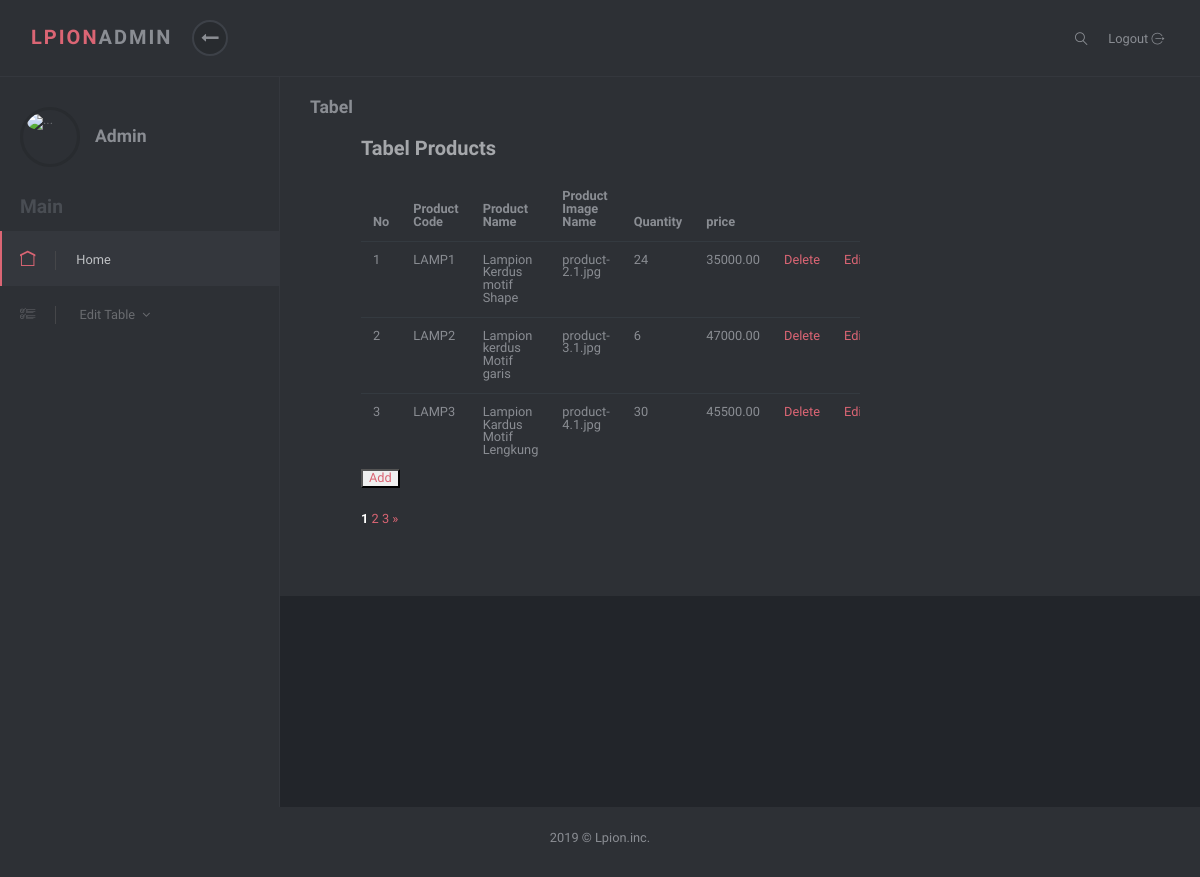
Page /Admin/Tabel_products.php on the committed database.
### tables this page shows
CREATE TABLE `products` (
  `id` int(11) NOT NULL,
  `product_code` varchar(60) NOT NULL,
  `product_name` varchar(60) NOT NULL,
  `product_img_name` varchar(60) NOT NULL,
  `qty` int(5) NOT NULL,
  `price` decimal(10,2) NOT NULL
);

### Admin/functions.php (called while the page is built, shortened)
<?php
 $conn=mysqli_connect("localhost", "root", "", "ebisnis");
 function query($user)
 {
 	global $conn;
 	$exe=mysqli_query($conn, $user);
 	$row=null;
 	while($data=mysqli_fetch_array($exe))
 	{
 		$row[]=$data;
 	}
 	return $row;
 }
?>

### Admin/Tabel_products.php (the view, shortened to what this page needs)
<?php
	require 'functions.php';
$jumlahdataperhalaman = 3;
$jumlahdata = count(query("SELECT * FROM products"));
$jumlahhalaman=ceil($jumlahdata/$jumlahdataperhalaman);
$halamanaktif = (isset($_GET["halaman"])?$_GET["halaman"]:1);
$dataawal=($jumlahdataperhalaman*$halamanaktif)-$jumlahdataperhalaman;
$products = query("SELECT * FROM products LIMIT $dataawal,$jumlahdataperhalaman");
?>
<!DOCTYPE html>
<html>
  <head>
    <link rel="stylesheet" href="vendor/bootstrap/css/bootstrap.min.css">
    <link rel="stylesheet" href="vendor/font-awesome/css/font-awesome.min.css">
    <link rel="stylesheet" href="css/font.css">
    <link rel="stylesheet" href="css/style.default.css" id="theme-stylesheet">
    <link rel="stylesheet" href="css/custom.css">
  </head>
  <body>
    <header class="header">
      <nav class="navbar navbar-expand-lg">
        <div class="container-fluid d-flex align-items-center justify-content-between">
          <div class="navbar-header">
            <a href="index.php" class="navbar-brand">
              <div class="brand-text brand-big visible text-uppercase"><strong class="text-primary">Lpion</strong><strong>Admin</strong></div>
              <div class="brand-text brand-sm"><strong class="text-primary">L</strong><strong>A</strong></div></a>
            <button class="sidebar-toggle"><i class="fa fa-long-arrow-left"></i></button>
          </div>
          <div class="right-menu list-inline no-margin-bottom">
            <div class="list-inline-item"><a href="#" class="search-open nav-link"><i class="icon-magnifying-glass-browser"></i></a></div>
            <div class="list-inline-item logout"><a id="logout" href="logout.php" class="nav-link">Logout <i class="icon-logout"></i></a></div>
          </div>
        </div>
      </nav>
    </header>
    <div class="d-flex align-items-stretch">
      <nav id="sidebar">
        <div class="sidebar-header d-flex align-items-center">
          <div class="avatar"><img src="img/user-512.png" alt="..." class="img-fluid rounded-circle"></div>
          <div class="title">
            <h1 class="h5">Admin</h1>
          </div>
        </div>
        <span class="heading">Main</span>
        <ul class="list-unstyled">
                <li class="active"><a href="index.php"> <i class="icon-home"></i>Home </a></li>
                <li class="nav-item dropdown">
                  <a class="nav-link dropdown-toggle" href="#" id="pagesDropdown" role="button" data-toggle="dropdown" aria-haspopup="true" aria-expanded="false">
                    <i class="icon icon-list"></i>
                    <span>Edit Table</span>
                  </a>
                </li>
        </ul>
      </nav>
		      <div class="page-content">
		        <div class="page-header">
		          <div class="container-fluid">
		            <h2 class="h5 no-margin-bottom">Tabel</h2>
						    <section class="no-padding-top">
							   <div class="container-fluid">
							       <div class="row">
							   		<div class="col-lg-6">
							        <div class="block margin-bottom-sm">
							          <div class="title"><strong>Tabel Products</strong></div>
							            <div class="table-responsive">
							                <table class="table">
							                 <thead>
							                    <tr>
							                        <th>No</th>
							                        <th>Product Code</th>
                                      <th>Product Name</th>
                                      <th>Product Image Name</th>
                                      <th>Quantity</th>
                                      <th>price</th>
							                    </tr>
							                </thead>
							                <tbody>
							                	<?php foreach($products as $row){ ?>
						                        <tr>
						                          <td><?php echo $row['id']; ?></td>
						                          <td><?php echo $row['product_code']; ?></td>
                                      <td><?php echo $row['product_name']; ?></td>
                                      <td><?php echo $row['product_img_name']; ?></td>
                                      <td><?php echo $row['qty']; ?></td>
                                      <td><?php echo $row['price']; ?></td>
                                      <td>
                                      <a href="hapus_products.php?products=<?php echo $row["id"]; ?>"onclick="return confirm('Are you sure?')" class="aksi">Delete</a>
                                      </td>
                                      <td>
                                      <a href="edit_products.php?products=<?php echo $row["id"]; ?>" class="aksi">Edit</a>
                                      </td>
						                        </tr>
						                        <?php }?>
					                    	</tbody>
						                	</table>
                              <form method="post" class="tambahProducts">
                                  <button  type="submit" name="submit"><a href="tambah_products.php" class="tambahProducts">Add</a></button>
                                </form>
                                <br>
                                <br>
                              <?php for($i=1; $i<=$jumlahhalaman;$i++):?>
                              <?php if($i==$halamanaktif):?>
                                <a href="?halaman=<?=$i;?>"style="font-weight:bold;color: white" class="halaman"><?php echo $i;?></a>
                              <?php else:?>
                                <a href="?halaman=<?=$i;?>" class="halaman"><?php echo $i;?></a>
                              <?php endif;?>
                              <?php endfor;?>
                              <?php if($halamanaktif < $jumlahhalaman):?>
                                <a href="?halaman=<?=$halamanaktif + 1 ?>"class="halaman">&raquo;</a>
                                <?php endif;?>
						            	</div>
						        	</div>
						    	</div>
							</div>
							</div>
							</section>
		          </div>
		        </div>
		    </div>
		</div>
      <footer class="footer">
          <div class="footer__block block no-margin-bottom">
            <div class="container-fluid text-center">
              <p class="no-margin-bottom">2019 &copy; Lpion.inc.</p>
            </div>
          </div>
        </footer>
  </body>
</html>

### Admin/css/style.default.css (style rules this page uses)
body { position: relative; }
section { padding: 0 1rem; }
a { -webkit-transition: all 0.3s; transition: all 0.3s; display: inline-block; }
.text-uppercase { letter-spacing: 0.1em; }
p { line-height: 1.7; }
button { cursor: pointer; }
i, span, strong { display: inline-block; }
.no-padding-top { padding-top: 0 !important; }
.no-margin-bottom { margin-bottom: 0 !important; }
.margin-bottom-sm { margin-bottom: 30px !important; }
.block { padding: 20px; background: #2d3035; color: #8a8d93; margin-bottom: 30px; }
.page-content { position: relative; background: #22252a; min-height: 100vh; width: calc(100% - 280px); padding: 0; padding-bottom: 70px; }
.page-header { padding: 20px 15px; background: #2d3035; color: #8a8d93; margin-bottom: 30px; }
.footer { position: absolute; bottom: 0; width: 100%; }
.footer .footer__block { min-height: 70px; }
.dropdown-toggle { background: none; outline: none; border-radius: 0; }
.dropdown-toggle::after { border: none !important; content: '\f107'; vertical-align: baseline; font-family: 'FontAwesome'; margin-left: .25rem; margin-right: 0.5rem; }
i[class*='icon-'] { -webkit-transform: translateY(2px); transform: translateY(2px); }
.block .title { margin-bottom: 20px; }
.block .title strong:first-child { font-size: 1.25rem; color: #a5a7ab; }
nav.navbar { background: #2d3035; color: #8a8d93; padding-top: 20px; padding-bottom: 20px; border-bottom: 1px solid #34373d; z-index: 10; }
nav.navbar .sidebar-toggle { width: 36px; height: 36px; line-height: 29px; text-align: center; border-radius: 50%; background: #282b2f; color: #8a8d93; font-size: 1.1rem; border: 2px solid #3d4148; outline: none; }
nav.navbar a { color: inherit; }
nav.navbar .brand-text { display: none; font-weight: 700; }
nav.navbar .brand-text.visible { display: block; }
nav.navbar a.nav-link { padding: .5rem .3rem; position: relative; }
nav#sidebar { width: 280px; background: #2d3035; color: #6a6c70; border-right: 1px solid #34373d; }
nav#sidebar a { color: inherit; text-decoration: none; position: relative; }
nav#sidebar a i { font-size: 1.2em; margin-right: 10px; -webkit-transition: none; transition: none; }
nav#sidebar .sidebar-header { padding: 30px 20px; }
nav#sidebar .sidebar-header h1, nav#sidebar .sidebar-header p { margin-bottom: 0; }
nav#sidebar .sidebar-header h1 { color: #8a8d93; }
nav#sidebar span.heading { font-weight: 700; margin-left: 20px; color: #494d53; font-size: 1.2rem; margin-bottom: 15px; }
nav#sidebar .avatar { width: 60px; height: 60px; border-radius: 50%; overflow: hidden; margin-right: 15px; background: none; padding: 4px; border: 3px solid #282b2f; }
nav#sidebar ul { max-height: none; }
nav#sidebar li { position: relative; }
nav#sidebar li a { padding: 18px 20px; display: block; font-weight: 400; }
nav#sidebar li a i { margin-right: 20px; -webkit-transition: all 0.3s; transition: all 0.3s; padding-right: 20px; border-right: 1px solid #454649; }
nav#sidebar li::before { content: ''; width: 2px; height: 100%; background: none; display: block; position: absolute; top: 0; left: 0; z-index: 99; }
nav#sidebar li.active::before { background: #DB6574; }
nav#sidebar li.active > a { background: #34373d; color: #bfc1c4; }
nav#sidebar li.active i { color: #DB6574; }
button, input[type='submit'] { cursor: pointer; font-family: inherit; font-weight: 300 !important; }
.table { margin-bottom: 0; }
.table td, .table th { border-color: #343a40; }
.table thead th { border: none; }
.navbar { padding: 0.5rem 1rem; }
.navbar-brand { display: inline-block; padding-top: 0.3125rem; padding-bottom: 0.3125rem; margin-right: 1rem; font-size: 1.25rem; }
body { font-family: "Muli", sans-serif; font-size: 0.8rem; font-weight: 500; line-height: 1; color: #8a8d93; background-color: #fff; }
a { color: #DB6574; text-decoration: none; }
h1, h2, h3, h4, h5, h6, .h1, .h2, .h3, .h4, .h5, .h6 { margin-bottom: 0.5rem; font-family: inherit; font-weight: 700; line-height: 1.2; color: inherit; }
h1, .h1 { font-size: 2.5rem; }
h2, .h2 { font-size: 1.7rem; }
h5, .h5 { font-size: 1.1rem; }
.text-primary { color: #DB6574 !important; }
.nav-link { padding: 0.5rem 1rem; }

### rows in the picture
products: id "1", product_code "LAMP1", product_name "Lampion Kerdus motif Shape", product_img_name "product-2.1.jpg", qty "24", price "35000.00"
products: id "2", product_code "LAMP2", product_name "Lampion kerdus Motif garis", product_img_name "product-3.1.jpg", qty "6", price "47000.00"
products: id "3", product_code "LAMP3", product_name "Lampion Kardus Motif Lengkung", product_img_name "product-4.1.jpg", qty "30", price "45500.00"
